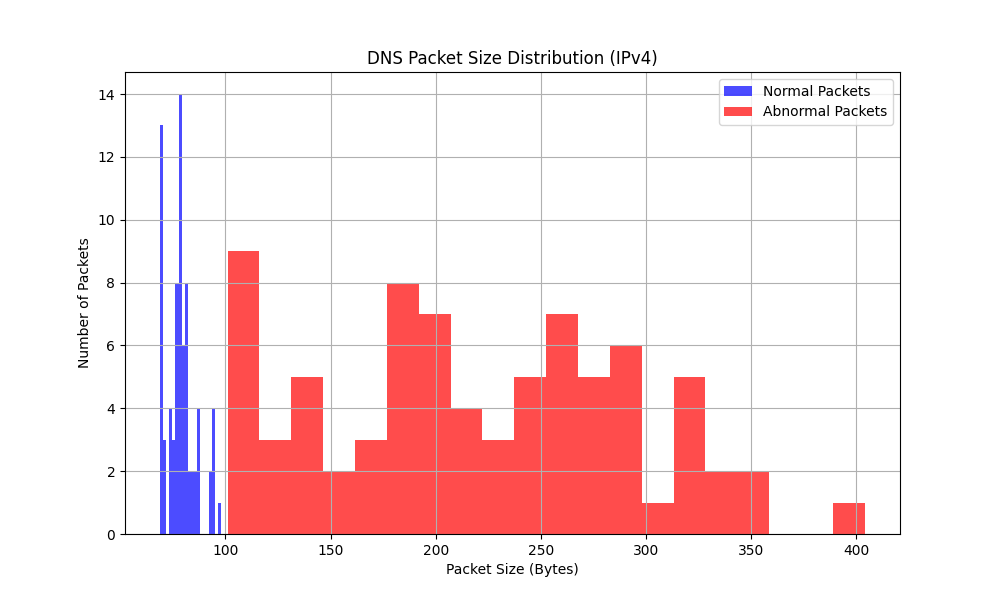

Recreate this plot in Python.
#DNS Packet Size Distribution

import scapy.all as scapy
import matplotlib.pyplot as plt

# Read the pcap file containing DNS traffic
pcap_file = "capture.pcap"
pcap = scapy.rdpcap(pcap_file)

# Define a threshold for abnormal packet sizes (adjust as needed)
abnormal_size_threshold = 100  # For example, consider sizes above 100 bytes as abnormal

# Create lists to store DNS packet sizes
normal_sizes = []
abnormal_sizes = []

# Extract DNS packet sizes and classify them
for packet in pcap:
    if packet.haslayer(scapy.DNS):
        packet_size = len(packet)
        if packet_size > abnormal_size_threshold:
            abnormal_sizes.append(packet_size)
        else:
            normal_sizes.append(packet_size)

# Plot DNS packet size distribution
plt.figure(figsize=(10, 6))

# Use 'alpha' to make overlapping bars visible
plt.hist(normal_sizes, bins=20, alpha=0.7, label="Normal Packets", color='b')
plt.hist(abnormal_sizes, bins=20, alpha=0.7, label="Abnormal Packets", color='r')

plt.xlabel("Packet Size (Bytes)")
plt.ylabel("Number of Packets")
plt.title("DNS Packet Size Distribution (IPv4)")
plt.grid(True)
plt.legend()
plt.show()
